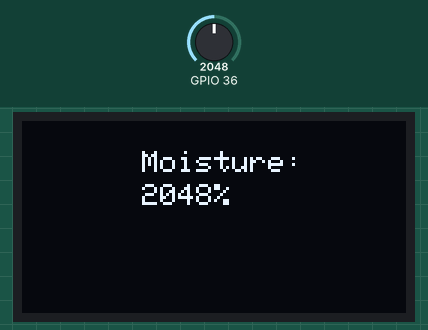
Bench run of a sketch on a simulated ESP32. On the bench: 128×64 one-colour display. The inputs (shaded band) are chosen by the test bench; at power-on: GPIO 36 = 2048.

Above: at 1.8 s.
1.9 s: GPIO 36 set to 2866
At 2.9 s:
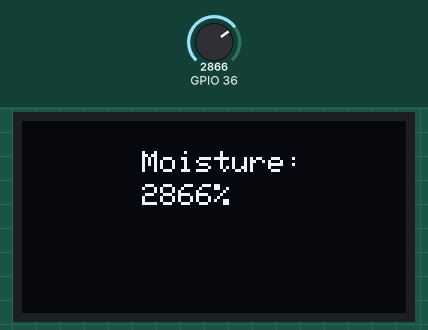
3.6 s: GPIO 36 set to 3603
At 5.1 s:
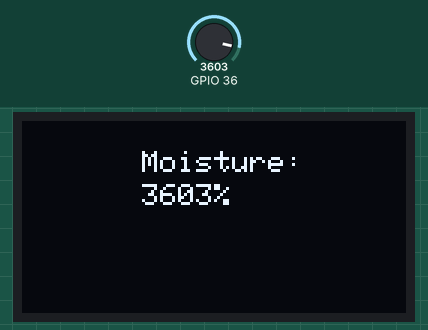
5.6 s: GPIO 36 set to 4095
At 7.3 s:
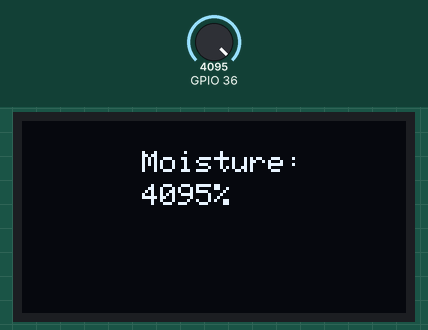
Timing chart, 0 to 8.8 s (numbered marks = the images above; inputs shaded):
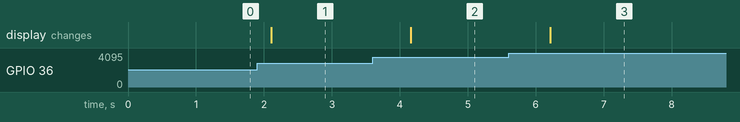

Measured:
- after the input at 1.9 s, the display: changes after 0.21 s (image 1)
- after the input at 3.6 s, the display: changes after 0.56 s (image 2)
- after the input at 5.6 s, the display: changes after 0.61 s (image 3)

The sketch:

Capacitive-soil-moisture-sensor_D1-Mini_0.66-OLED.ino
```cpp
#include <SPI.h>
#include <Adafruit_GFX.h>
#include <Adafruit_SSD1306.h>

#define OLED_RESET 22 // GPIO 22
Adafruit_SSD1306 display(OLED_RESET);

const int dry = 0; // value for dry sensor
const int wet = 100; // value for wet sensor

void setup()
{
  Serial.begin(9600);
  Wire.begin(8,10);
  display.begin(SSD1306_SWITCHCAPVCC, 0x3C);
}

void loop()
{
  // Clear the buffer.
  display.clearDisplay();
  display.setTextSize(1);
  display.setCursor(40, 10);
  display.setTextColor(WHITE);

  int sensorVal = analogRead(A0);

  // Sensor has a range of 0 to 100
  // We want to translate this to a scale or 0% to 100%
  int percentageHumididy = map(sensorVal, wet, dry, 100, 0);

   display.println("Moisture: ");
   display.setTextSize(1);
   display.setCursor(40, 21);
   display.print(percentageHumididy);
   display.println("%");
   display.display();
   delay(1000);
}
```
